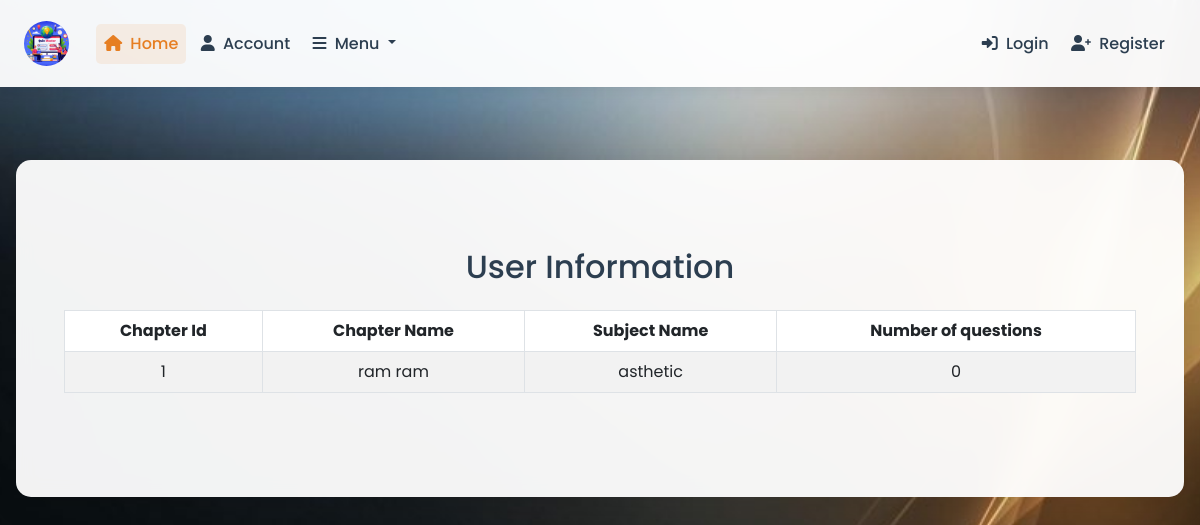
Screenshot of /subjects/chapters with the database file from the repository.
### App/models.py (models this page shows, shortened)
class Chapters(db.Model):
    id = db.Column(db.Integer, primary_key=True)
    name = db.Column(db.String(20), nullable=False)
    no_of_questions = db.Column(db.Integer, nullable=False, default=0)
    subject_id = db.Column(db.Integer, db.ForeignKey('subjects.id'), nullable=False)
    questions = db.relationship('Questions', backref='chapter', lazy=True)

class Subjects(db.Model):
    id = db.Column(db.Integer, primary_key=True)
    name = db.Column(db.String(20), nullable=False)
    no_of_chapters = db.Column(db.Integer, nullable=False, default=0)
    no_of_questions = db.Column(db.Integer, nullable=False, default=0)
    chapters = db.relationship('Chapters', backref='subject', lazy=True)
    questions = db.relationship('Questions', backref='subject', lazy=True)

### App/routes.py (the view)
@app.route('/subjects/chapters',methods = ['GET','POST'])
def chapter_list():
    chapters = Chapters.query.all()
    return render_template('chapter_list.html',title = 'Chapters', chapters = chapters)

### App/templates/chapter_list.html
{% extends "layout.html" %}
{% block content %}
<div class="container my-4">
    <h2 class="text-center mb-4">User Information</h2>
    <table class="table table-bordered table-striped table-hover text-center">
        <thead class="thead-dark">
            <tr>
                <th>Chapter Id</th>
                <th>Chapter Name</th>
                <th>Subject Name</th>
                <th>Number of questions</th>
            </tr>
        </thead>
        <tbody>
            {% for chap in chapters %}
            <tr>
                <td>{{ chap.id }}</td>
                <td>{{ chap.name }}</td>
                <td>{{ chap.subject.name }}</td>
                <td>{{ chap.no_of_questions }}</td>
            </tr>
            {% endfor %}
        </tbody>
    </table>
</div>
{% endblock content %}

### rows the page displays
Chapters: id "1", name "ram ram", subject.name "asthetic", no_of_questions "0"
